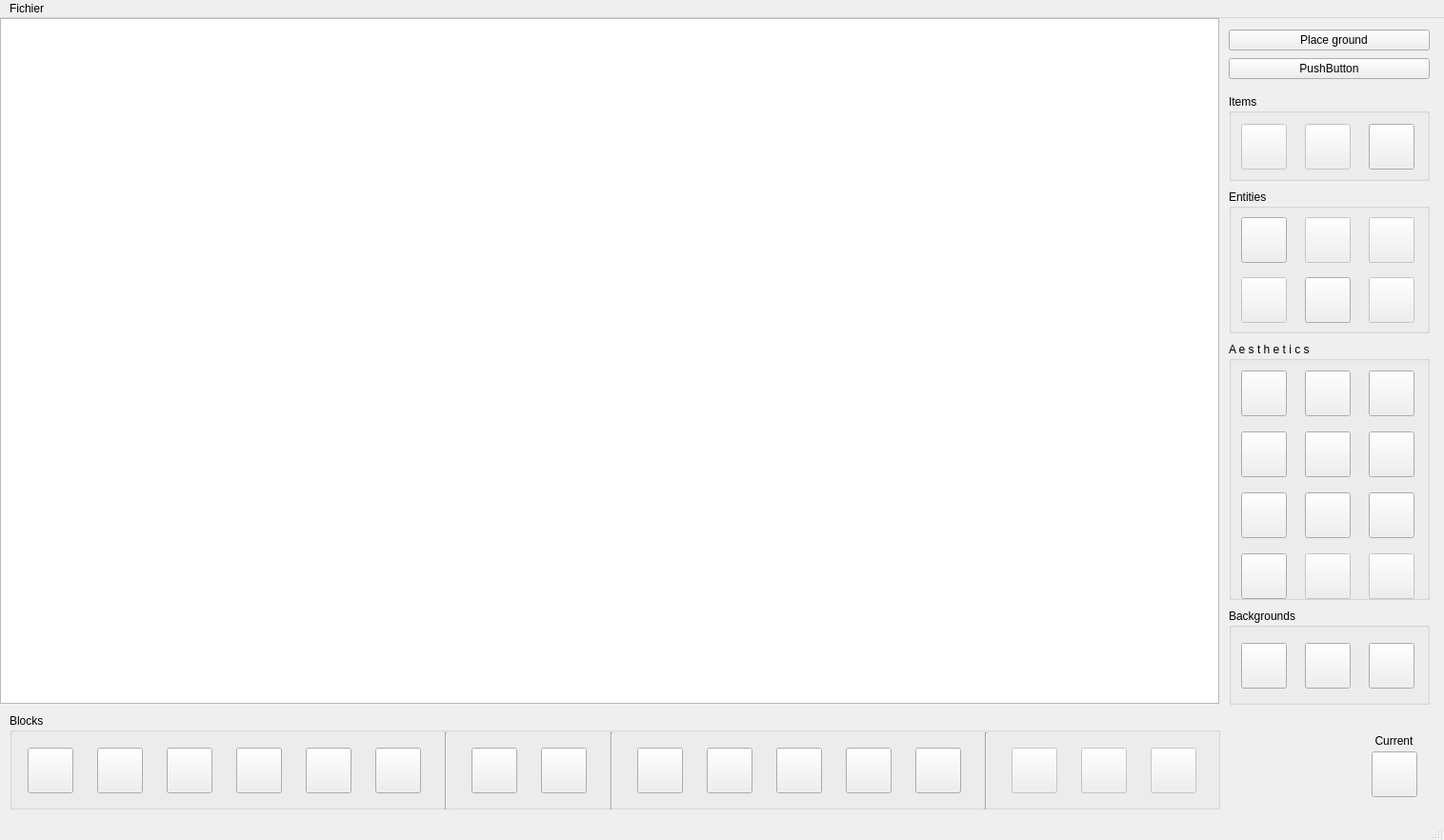
<?xml version="1.0" encoding="UTF-8"?>
<ui version="4.0">
 <class>MapBuilderWindow</class>
 <widget class="QMainWindow" name="MapBuilderWindow">
  <property name="geometry">
   <rect>
    <x>0</x>
    <y>0</y>
    <width>1516</width>
    <height>882</height>
   </rect>
  </property>
  <property name="windowTitle">
   <string>MainWindow</string>
  </property>
  <widget class="QWidget" name="centralwidget">
   <widget class="QGraphicsView" name="graphicsView">
    <property name="geometry">
     <rect>
      <x>0</x>
      <y>0</y>
      <width>1280</width>
      <height>720</height>
     </rect>
    </property>
   </widget>
   <widget class="QGroupBox" name="groupBox">
    <property name="geometry">
     <rect>
      <x>10</x>
      <y>730</y>
      <width>1271</width>
      <height>101</height>
     </rect>
    </property>
    <property name="title">
     <string>Blocks</string>
    </property>
    <widget class="QWidget" name="layoutWidget">
     <property name="geometry">
      <rect>
       <x>0</x>
       <y>20</y>
       <width>1271</width>
       <height>81</height>
      </rect>
     </property>
     <layout class="QHBoxLayout" name="buttonsContainer">
      <item>
       <widget class="QPushButton" name="pGrassPlatformBtn">
        <property name="minimumSize">
         <size>
          <width>48</width>
          <height>48</height>
         </size>
        </property>
        <property name="maximumSize">
         <size>
          <width>48</width>
          <height>48</height>
         </size>
        </property>
        <property name="text">
         <string/>
        </property>
        <property name="icon">
         <iconset resource="ressources.qrc">
          <normaloff>:/tiles/ressources/Tiles/grass.png</normaloff>:/tiles/ressources/Tiles/grass.png</iconset>
        </property>
        <property name="iconSize">
         <size>
          <width>48</width>
          <height>48</height>
         </size>
        </property>
        <property name="checkable">
         <bool>false</bool>
        </property>
       </widget>
      </item>
      <item>
       <widget class="QPushButton" name="pSandPlatformBtn">
        <property name="minimumSize">
         <size>
          <width>48</width>
          <height>48</height>
         </size>
        </property>
        <property name="maximumSize">
         <size>
          <width>48</width>
          <height>48</height>
         </size>
        </property>
        <property name="text">
         <string/>
        </property>
        <property name="icon">
         <iconset resource="ressources.qrc">
          <normaloff>:/tiles/ressources/Tiles/sand.png</normaloff>:/tiles/ressources/Tiles/sand.png</iconset>
        </property>
        <property name="iconSize">
         <size>
          <width>48</width>
          <height>48</height>
         </size>
        </property>
        <property name="checkable">
         <bool>false</bool>
        </property>
       </widget>
      </item>
      <item>
       <widget class="QPushButton" name="pSnowPlatformBtn">
        <property name="minimumSize">
         <size>
          <width>48</width>
          <height>48</height>
         </size>
        </property>
        <property name="maximumSize">
         <size>
          <width>48</width>
          <height>48</height>
         </size>
        </property>
        <property name="text">
         <string/>
        </property>
        <property name="icon">
         <iconset resource="ressources.qrc">
          <normaloff>:/tiles/ressources/Tiles/snow.png</normaloff>:/tiles/ressources/Tiles/snow.png</iconset>
        </property>
        <property name="iconSize">
         <size>
          <width>48</width>
          <height>48</height>
         </size>
        </property>
        <property name="checkable">
         <bool>false</bool>
        </property>
       </widget>
      </item>
      <item>
       <widget class="QPushButton" name="pDirtPlatformBtn">
        <property name="minimumSize">
         <size>
          <width>48</width>
          <height>48</height>
         </size>
        </property>
        <property name="maximumSize">
         <size>
          <width>48</width>
          <height>48</height>
         </size>
        </property>
        <property name="text">
         <string/>
        </property>
        <property name="icon">
         <iconset resource="ressources.qrc">
          <normaloff>:/tiles/ressources/Tiles/dirt.png</normaloff>:/tiles/ressources/Tiles/dirt.png</iconset>
        </property>
        <property name="iconSize">
         <size>
          <width>48</width>
          <height>48</height>
         </size>
        </property>
        <property name="checkable">
         <bool>false</bool>
        </property>
       </widget>
      </item>
      <item>
       <widget class="QPushButton" name="pStonePlatformBtn">
        <property name="minimumSize">
         <size>
          <width>48</width>
          <height>48</height>
         </size>
        </property>
        <property name="maximumSize">
         <size>
          <width>48</width>
          <height>48</height>
         </size>
        </property>
        <property name="text">
         <string/>
        </property>
        <property name="icon">
         <iconset resource="ressources.qrc">
          <normaloff>:/tiles/ressources/Tiles/stone.png</normaloff>:/tiles/ressources/Tiles/stone.png</iconset>
        </property>
        <property name="iconSize">
         <size>
          <width>48</width>
          <height>48</height>
         </size>
        </property>
        <property name="checkable">
         <bool>false</bool>
        </property>
       </widget>
      </item>
      <item>
       <widget class="QPushButton" name="pCastlePlatformBtn">
        <property name="minimumSize">
         <size>
          <width>48</width>
          <height>48</height>
         </size>
        </property>
        <property name="maximumSize">
         <size>
          <width>48</width>
          <height>48</height>
         </size>
        </property>
        <property name="text">
         <string/>
        </property>
        <property name="icon">
         <iconset resource="ressources.qrc">
          <normaloff>:/tiles/ressources/Tiles/castle.png</normaloff>:/tiles/ressources/Tiles/castle.png</iconset>
        </property>
        <property name="iconSize">
         <size>
          <width>48</width>
          <height>48</height>
         </size>
        </property>
        <property name="checkable">
         <bool>false</bool>
        </property>
       </widget>
      </item>
      <item>
       <widget class="Line" name="line">
        <property name="orientation">
         <enum>Qt::Vertical</enum>
        </property>
       </widget>
      </item>
      <item>
       <widget class="QPushButton" name="tWaterBtn">
        <property name="minimumSize">
         <size>
          <width>48</width>
          <height>48</height>
         </size>
        </property>
        <property name="maximumSize">
         <size>
          <width>48</width>
          <height>48</height>
         </size>
        </property>
        <property name="text">
         <string/>
        </property>
        <property name="icon">
         <iconset resource="ressources.qrc">
          <normaloff>:/tiles/ressources/Tiles/liquidWater.png</normaloff>:/tiles/ressources/Tiles/liquidWater.png</iconset>
        </property>
        <property name="iconSize">
         <size>
          <width>48</width>
          <height>48</height>
         </size>
        </property>
        <property name="checkable">
         <bool>false</bool>
        </property>
       </widget>
      </item>
      <item>
       <widget class="QPushButton" name="tLavaBtn">
        <property name="minimumSize">
         <size>
          <width>48</width>
          <height>48</height>
         </size>
        </property>
        <property name="maximumSize">
         <size>
          <width>48</width>
          <height>48</height>
         </size>
        </property>
        <property name="text">
         <string/>
        </property>
        <property name="icon">
         <iconset resource="ressources.qrc">
          <normaloff>:/tiles/ressources/Tiles/liquidLava.png</normaloff>:/tiles/ressources/Tiles/liquidLava.png</iconset>
        </property>
        <property name="iconSize">
         <size>
          <width>48</width>
          <height>48</height>
         </size>
        </property>
        <property name="checkable">
         <bool>false</bool>
        </property>
       </widget>
      </item>
      <item>
       <widget class="Line" name="line_2">
        <property name="orientation">
         <enum>Qt::Vertical</enum>
        </property>
       </widget>
      </item>
      <item>
       <widget class="QPushButton" name="tBoxItemBtn">
        <property name="minimumSize">
         <size>
          <width>48</width>
          <height>48</height>
         </size>
        </property>
        <property name="maximumSize">
         <size>
          <width>48</width>
          <height>48</height>
         </size>
        </property>
        <property name="text">
         <string/>
        </property>
        <property name="icon">
         <iconset resource="ressources.qrc">
          <normaloff>:/tiles/ressources/Tiles/boxItem.png</normaloff>:/tiles/ressources/Tiles/boxItem.png</iconset>
        </property>
        <property name="iconSize">
         <size>
          <width>48</width>
          <height>48</height>
         </size>
        </property>
        <property name="checkable">
         <bool>false</bool>
        </property>
       </widget>
      </item>
      <item>
       <widget class="QPushButton" name="tBoxCoinBtn">
        <property name="minimumSize">
         <size>
          <width>48</width>
          <height>48</height>
         </size>
        </property>
        <property name="maximumSize">
         <size>
          <width>48</width>
          <height>48</height>
         </size>
        </property>
        <property name="text">
         <string/>
        </property>
        <property name="icon">
         <iconset resource="ressources.qrc">
          <normaloff>:/tiles/ressources/Tiles/boxCoin.png</normaloff>:/tiles/ressources/Tiles/boxCoin.png</iconset>
        </property>
        <property name="iconSize">
         <size>
          <width>48</width>
          <height>48</height>
         </size>
        </property>
        <property name="checkable">
         <bool>false</bool>
        </property>
       </widget>
      </item>
      <item>
       <widget class="QPushButton" name="tBoxEmptyBtn">
        <property name="minimumSize">
         <size>
          <width>48</width>
          <height>48</height>
         </size>
        </property>
        <property name="maximumSize">
         <size>
          <width>48</width>
          <height>48</height>
         </size>
        </property>
        <property name="text">
         <string/>
        </property>
        <property name="icon">
         <iconset resource="ressources.qrc">
          <normaloff>:/tiles/ressources/Tiles/boxEmpty.png</normaloff>:/tiles/ressources/Tiles/boxEmpty.png</iconset>
        </property>
        <property name="iconSize">
         <size>
          <width>48</width>
          <height>48</height>
         </size>
        </property>
        <property name="checkable">
         <bool>false</bool>
        </property>
       </widget>
      </item>
      <item>
       <widget class="QPushButton" name="tBoxBtn">
        <property name="minimumSize">
         <size>
          <width>48</width>
          <height>48</height>
         </size>
        </property>
        <property name="maximumSize">
         <size>
          <width>48</width>
          <height>48</height>
         </size>
        </property>
        <property name="text">
         <string/>
        </property>
        <property name="icon">
         <iconset resource="ressources.qrc">
          <normaloff>:/tiles/ressources/Tiles/box.png</normaloff>:/tiles/ressources/Tiles/box.png</iconset>
        </property>
        <property name="iconSize">
         <size>
          <width>48</width>
          <height>48</height>
         </size>
        </property>
        <property name="checkable">
         <bool>false</bool>
        </property>
       </widget>
      </item>
      <item>
       <widget class="QPushButton" name="tBoxAltBtn">
        <property name="minimumSize">
         <size>
          <width>48</width>
          <height>48</height>
         </size>
        </property>
        <property name="maximumSize">
         <size>
          <width>48</width>
          <height>48</height>
         </size>
        </property>
        <property name="text">
         <string/>
        </property>
        <property name="icon">
         <iconset resource="ressources.qrc">
          <normaloff>:/tiles/ressources/Tiles/boxAlt.png</normaloff>:/tiles/ressources/Tiles/boxAlt.png</iconset>
        </property>
        <property name="iconSize">
         <size>
          <width>48</width>
          <height>48</height>
         </size>
        </property>
        <property name="checkable">
         <bool>false</bool>
        </property>
       </widget>
      </item>
      <item>
       <widget class="Line" name="line_3">
        <property name="orientation">
         <enum>Qt::Vertical</enum>
        </property>
       </widget>
      </item>
      <item>
       <widget class="QPushButton" name="defaultTileBtn_36">
        <property name="enabled">
         <bool>false</bool>
        </property>
        <property name="minimumSize">
         <size>
          <width>48</width>
          <height>48</height>
         </size>
        </property>
        <property name="maximumSize">
         <size>
          <width>48</width>
          <height>48</height>
         </size>
        </property>
        <property name="text">
         <string/>
        </property>
        <property name="icon">
         <iconset resource="ressources.qrc">
          <normaloff>:/items/ressources/Items/spikes.png</normaloff>:/items/ressources/Items/spikes.png</iconset>
        </property>
        <property name="iconSize">
         <size>
          <width>48</width>
          <height>48</height>
         </size>
        </property>
        <property name="checkable">
         <bool>false</bool>
        </property>
       </widget>
      </item>
      <item>
       <widget class="QPushButton" name="defaultTileBtn_37">
        <property name="enabled">
         <bool>false</bool>
        </property>
        <property name="minimumSize">
         <size>
          <width>48</width>
          <height>48</height>
         </size>
        </property>
        <property name="maximumSize">
         <size>
          <width>48</width>
          <height>48</height>
         </size>
        </property>
        <property name="text">
         <string/>
        </property>
        <property name="icon">
         <iconset resource="ressources.qrc">
          <normaloff>:/items/ressources/Items/springboardDown.png</normaloff>:/items/ressources/Items/springboardDown.png</iconset>
        </property>
        <property name="iconSize">
         <size>
          <width>48</width>
          <height>48</height>
         </size>
        </property>
        <property name="checkable">
         <bool>false</bool>
        </property>
       </widget>
      </item>
      <item>
       <widget class="QPushButton" name="defaultTileBtn_38">
        <property name="enabled">
         <bool>false</bool>
        </property>
        <property name="minimumSize">
         <size>
          <width>48</width>
          <height>48</height>
         </size>
        </property>
        <property name="maximumSize">
         <size>
          <width>48</width>
          <height>48</height>
         </size>
        </property>
        <property name="text">
         <string/>
        </property>
        <property name="icon">
         <iconset resource="ressources.qrc">
          <normaloff>:/items/ressources/Items/switchMid.png</normaloff>:/items/ressources/Items/switchMid.png</iconset>
        </property>
        <property name="iconSize">
         <size>
          <width>48</width>
          <height>48</height>
         </size>
        </property>
        <property name="checkable">
         <bool>false</bool>
        </property>
       </widget>
      </item>
     </layout>
    </widget>
   </widget>
   <widget class="QWidget" name="layoutWidget">
    <property name="geometry">
     <rect>
      <x>1290</x>
      <y>10</y>
      <width>211</width>
      <height>58</height>
     </rect>
    </property>
    <layout class="QVBoxLayout" name="verticalLayout">
     <item>
      <widget class="QPushButton" name="placeGroundButton">
       <property name="text">
        <string>   Place ground</string>
       </property>
       <property name="icon">
        <iconset>
         <normaloff>:/images/textures/ground_brick.png</normaloff>:/images/textures/ground_brick.png</iconset>
       </property>
      </widget>
     </item>
     <item>
      <widget class="QPushButton" name="pushButton">
       <property name="text">
        <string>PushButton</string>
       </property>
      </widget>
     </item>
    </layout>
   </widget>
   <widget class="QGroupBox" name="groupBox_2">
    <property name="geometry">
     <rect>
      <x>1290</x>
      <y>80</y>
      <width>211</width>
      <height>91</height>
     </rect>
    </property>
    <property name="title">
     <string>Items</string>
    </property>
    <widget class="QWidget" name="gridLayoutWidget">
     <property name="geometry">
      <rect>
       <x>0</x>
       <y>20</y>
       <width>211</width>
       <height>71</height>
      </rect>
     </property>
     <layout class="QGridLayout" name="gridLayout">
      <item row="0" column="0">
       <widget class="QPushButton" name="iCoinBronzeBtn">
        <property name="enabled">
         <bool>false</bool>
        </property>
        <property name="minimumSize">
         <size>
          <width>48</width>
          <height>48</height>
         </size>
        </property>
        <property name="maximumSize">
         <size>
          <width>48</width>
          <height>48</height>
         </size>
        </property>
        <property name="text">
         <string/>
        </property>
        <property name="icon">
         <iconset resource="ressources.qrc">
          <normaloff>:/items/ressources/Items/coinBronze.png</normaloff>:/items/ressources/Items/coinBronze.png</iconset>
        </property>
        <property name="iconSize">
         <size>
          <width>48</width>
          <height>48</height>
         </size>
        </property>
        <property name="checkable">
         <bool>false</bool>
        </property>
       </widget>
      </item>
      <item row="0" column="1">
       <widget class="QPushButton" name="iCoinSilverBtn">
        <property name="enabled">
         <bool>false</bool>
        </property>
        <property name="minimumSize">
         <size>
          <width>48</width>
          <height>48</height>
         </size>
        </property>
        <property name="maximumSize">
         <size>
          <width>48</width>
          <height>48</height>
         </size>
        </property>
        <property name="text">
         <string/>
        </property>
        <property name="icon">
         <iconset resource="ressources.qrc">
          <normaloff>:/items/ressources/Items/coinSilver.png</normaloff>:/items/ressources/Items/coinSilver.png</iconset>
        </property>
        <property name="iconSize">
         <size>
          <width>48</width>
          <height>48</height>
         </size>
        </property>
        <property name="checkable">
         <bool>false</bool>
        </property>
       </widget>
      </item>
      <item row="0" column="2">
       <widget class="QPushButton" name="iCoinGoldBtn">
        <property name="minimumSize">
         <size>
          <width>48</width>
          <height>48</height>
         </size>
        </property>
        <property name="maximumSize">
         <size>
          <width>48</width>
          <height>48</height>
         </size>
        </property>
        <property name="text">
         <string/>
        </property>
        <property name="icon">
         <iconset resource="ressources.qrc">
          <normaloff>:/items/ressources/Items/coinGold.png</normaloff>:/items/ressources/Items/coinGold.png</iconset>
        </property>
        <property name="iconSize">
         <size>
          <width>48</width>
          <height>48</height>
         </size>
        </property>
        <property name="checkable">
         <bool>false</bool>
        </property>
       </widget>
      </item>
     </layout>
    </widget>
   </widget>
   <widget class="QGroupBox" name="groupBox_3">
    <property name="geometry">
     <rect>
      <x>1290</x>
      <y>180</y>
      <width>211</width>
      <height>151</height>
     </rect>
    </property>
    <property name="title">
     <string>Entities</string>
    </property>
    <widget class="QWidget" name="gridLayoutWidget_2">
     <property name="geometry">
      <rect>
       <x>0</x>
       <y>20</y>
       <width>211</width>
       <height>131</height>
      </rect>
     </property>
     <layout class="QGridLayout" name="gridLayout_2">
      <item row="0" column="0">
       <widget class="QPushButton" name="eSlimeBtn">
        <property name="minimumSize">
         <size>
          <width>48</width>
          <height>48</height>
         </size>
        </property>
        <property name="maximumSize">
         <size>
          <width>48</width>
          <height>48</height>
         </size>
        </property>
        <property name="text">
         <string/>
        </property>
        <property name="icon">
         <iconset resource="ressources.qrc">
          <normaloff>:/enemies/ressources/Enemies/slimeWalk1.png</normaloff>:/enemies/ressources/Enemies/slimeWalk1.png</iconset>
        </property>
        <property name="iconSize">
         <size>
          <width>48</width>
          <height>48</height>
         </size>
        </property>
        <property name="checkable">
         <bool>false</bool>
        </property>
       </widget>
      </item>
      <item row="1" column="0">
       <widget class="QPushButton" name="eBlockerBtn">
        <property name="enabled">
         <bool>false</bool>
        </property>
        <property name="minimumSize">
         <size>
          <width>48</width>
          <height>48</height>
         </size>
        </property>
        <property name="maximumSize">
         <size>
          <width>48</width>
          <height>48</height>
         </size>
        </property>
        <property name="text">
         <string/>
        </property>
        <property name="icon">
         <iconset resource="ressources.qrc">
          <normaloff>:/enemies/ressources/Enemies/blockerMad.png</normaloff>:/enemies/ressources/Enemies/blockerMad.png</iconset>
        </property>
        <property name="iconSize">
         <size>
          <width>48</width>
          <height>48</height>
         </size>
        </property>
        <property name="checkable">
         <bool>false</bool>
        </property>
       </widget>
      </item>
      <item row="0" column="1">
       <widget class="QPushButton" name="eFlyBtn">
        <property name="enabled">
         <bool>false</bool>
        </property>
        <property name="minimumSize">
         <size>
          <width>48</width>
          <height>48</height>
         </size>
        </property>
        <property name="maximumSize">
         <size>
          <width>48</width>
          <height>48</height>
         </size>
        </property>
        <property name="text">
         <string/>
        </property>
        <property name="icon">
         <iconset resource="ressources.qrc">
          <normaloff>:/enemies/ressources/Enemies/flyFly1.png</normaloff>:/enemies/ressources/Enemies/flyFly1.png</iconset>
        </property>
        <property name="iconSize">
         <size>
          <width>48</width>
          <height>48</height>
         </size>
        </property>
        <property name="checkable">
         <bool>false</bool>
        </property>
       </widget>
      </item>
      <item row="0" column="2">
       <widget class="QPushButton" name="eSnailBtn">
        <property name="enabled">
         <bool>false</bool>
        </property>
        <property name="minimumSize">
         <size>
          <width>48</width>
          <height>48</height>
         </size>
        </property>
        <property name="maximumSize">
         <size>
          <width>48</width>
          <height>48</height>
         </size>
        </property>
        <property name="text">
         <string/>
        </property>
        <property name="icon">
         <iconset resource="ressources.qrc">
          <normaloff>:/enemies/ressources/Enemies/snailWalk1.png</normaloff>:/enemies/ressources/Enemies/snailWalk1.png</iconset>
        </property>
        <property name="iconSize">
         <size>
          <width>48</width>
          <height>48</height>
         </size>
        </property>
        <property name="checkable">
         <bool>false</bool>
        </property>
       </widget>
      </item>
      <item row="1" column="1">
       <widget class="QPushButton" name="ePokerBtn">
        <property name="enabled">
         <bool>true</bool>
        </property>
        <property name="minimumSize">
         <size>
          <width>48</width>
          <height>48</height>
         </size>
        </property>
        <property name="maximumSize">
         <size>
          <width>48</width>
          <height>48</height>
         </size>
        </property>
        <property name="text">
         <string/>
        </property>
        <property name="icon">
         <iconset resource="ressources.qrc">
          <normaloff>:/enemies/ressources/Enemies/pokerMad.png</normaloff>:/enemies/ressources/Enemies/pokerMad.png</iconset>
        </property>
        <property name="iconSize">
         <size>
          <width>48</width>
          <height>48</height>
         </size>
        </property>
        <property name="checkable">
         <bool>false</bool>
        </property>
       </widget>
      </item>
      <item row="1" column="2">
       <widget class="QPushButton" name="eFishBtn">
        <property name="enabled">
         <bool>false</bool>
        </property>
        <property name="minimumSize">
         <size>
          <width>48</width>
          <height>48</height>
         </size>
        </property>
        <property name="maximumSize">
         <size>
          <width>48</width>
          <height>48</height>
         </size>
        </property>
        <property name="text">
         <string/>
        </property>
        <property name="icon">
         <iconset resource="ressources.qrc">
          <normaloff>:/enemies/ressources/Enemies/fishSwim2.png</normaloff>:/enemies/ressources/Enemies/fishSwim2.png</iconset>
        </property>
        <property name="iconSize">
         <size>
          <width>48</width>
          <height>48</height>
         </size>
        </property>
        <property name="checkable">
         <bool>false</bool>
        </property>
       </widget>
      </item>
     </layout>
    </widget>
   </widget>
   <widget class="QGroupBox" name="groupBox_4">
    <property name="geometry">
     <rect>
      <x>1290</x>
      <y>340</y>
      <width>211</width>
      <height>271</height>
     </rect>
    </property>
    <property name="title">
     <string>A e s t h e t i c s</string>
    </property>
    <widget class="QWidget" name="gridLayoutWidget_3">
     <property name="geometry">
      <rect>
       <x>0</x>
       <y>20</y>
       <width>211</width>
       <height>261</height>
      </rect>
     </property>
     <layout class="QGridLayout" name="gridLayout_3">
      <item row="0" column="2">
       <widget class="QPushButton" name="dSignRightBtn">
        <property name="minimumSize">
         <size>
          <width>48</width>
          <height>48</height>
         </size>
        </property>
        <property name="maximumSize">
         <size>
          <width>48</width>
          <height>48</height>
         </size>
        </property>
        <property name="text">
         <string/>
        </property>
        <property name="icon">
         <iconset resource="ressources.qrc">
          <normaloff>:/tiles/ressources/Tiles/signRight.png</normaloff>:/tiles/ressources/Tiles/signRight.png</iconset>
        </property>
        <property name="iconSize">
         <size>
          <width>48</width>
          <height>48</height>
         </size>
        </property>
        <property name="checkable">
         <bool>false</bool>
        </property>
       </widget>
      </item>
      <item row="1" column="2">
       <widget class="QPushButton" name="dRockBtn">
        <property name="minimumSize">
         <size>
          <width>48</width>
          <height>48</height>
         </size>
        </property>
        <property name="maximumSize">
         <size>
          <width>48</width>
          <height>48</height>
         </size>
        </property>
        <property name="text">
         <string/>
        </property>
        <property name="icon">
         <iconset resource="ressources.qrc">
          <normaloff>:/items/ressources/Items/rock.png</normaloff>:/items/ressources/Items/rock.png</iconset>
        </property>
        <property name="iconSize">
         <size>
          <width>48</width>
          <height>48</height>
         </size>
        </property>
        <property name="checkable">
         <bool>false</bool>
        </property>
       </widget>
      </item>
      <item row="2" column="2">
       <widget class="QPushButton" name="dCactusBtn">
        <property name="minimumSize">
         <size>
          <width>48</width>
          <height>48</height>
         </size>
        </property>
        <property name="maximumSize">
         <size>
          <width>48</width>
          <height>48</height>
         </size>
        </property>
        <property name="text">
         <string/>
        </property>
        <property name="icon">
         <iconset resource="ressources.qrc">
          <normaloff>:/items/ressources/Items/cactus.png</normaloff>:/items/ressources/Items/cactus.png</iconset>
        </property>
        <property name="iconSize">
         <size>
          <width>48</width>
          <height>48</height>
         </size>
        </property>
        <property name="checkable">
         <bool>false</bool>
        </property>
       </widget>
      </item>
      <item row="1" column="0">
       <widget class="QPushButton" name="dBushBtn">
        <property name="minimumSize">
         <size>
          <width>48</width>
          <height>48</height>
         </size>
        </property>
        <property name="maximumSize">
         <size>
          <width>48</width>
          <height>48</height>
         </size>
        </property>
        <property name="text">
         <string/>
        </property>
        <property name="icon">
         <iconset resource="ressources.qrc">
          <normaloff>:/items/ressources/Items/bush.png</normaloff>:/items/ressources/Items/bush.png</iconset>
        </property>
        <property name="iconSize">
         <size>
          <width>48</width>
          <height>48</height>
         </size>
        </property>
        <property name="checkable">
         <bool>false</bool>
        </property>
       </widget>
      </item>
      <item row="1" column="1">
       <widget class="QPushButton" name="dSnowhillBtn">
        <property name="minimumSize">
         <size>
          <width>48</width>
          <height>48</height>
         </size>
        </property>
        <property name="maximumSize">
         <size>
          <width>48</width>
          <height>48</height>
         </size>
        </property>
        <property name="text">
         <string/>
        </property>
        <property name="icon">
         <iconset resource="ressources.qrc">
          <normaloff>:/items/ressources/Items/snowhill.png</normaloff>:/items/ressources/Items/snowhill.png</iconset>
        </property>
        <property name="iconSize">
         <size>
          <width>48</width>
          <height>48</height>
         </size>
        </property>
        <property name="checkable">
         <bool>false</bool>
        </property>
       </widget>
      </item>
      <item row="2" column="0">
       <widget class="QPushButton" name="dPurplePlantBtn">
        <property name="minimumSize">
         <size>
          <width>48</width>
          <height>48</height>
         </size>
        </property>
        <property name="maximumSize">
         <size>
          <width>48</width>
          <height>48</height>
         </size>
        </property>
        <property name="text">
         <string/>
        </property>
        <property name="icon">
         <iconset resource="ressources.qrc">
          <normaloff>:/items/ressources/Items/plantPurple.png</normaloff>:/items/ressources/Items/plantPurple.png</iconset>
        </property>
        <property name="iconSize">
         <size>
          <width>48</width>
          <height>48</height>
         </size>
        </property>
        <property name="checkable">
         <bool>false</bool>
        </property>
       </widget>
      </item>
      <item row="2" column="1">
       <widget class="QPushButton" name="dPlantBtn">
        <property name="minimumSize">
         <size>
          <width>48</width>
          <height>48</height>
         </size>
        </property>
        <property name="maximumSize">
         <size>
          <width>48</width>
          <height>48</height>
         </size>
        </property>
        <property name="text">
         <string/>
        </property>
        <property name="icon">
         <iconset resource="ressources.qrc">
          <normaloff>:/items/ressources/Items/plant.png</normaloff>:/items/ressources/Items/plant.png</iconset>
        </property>
        <property name="iconSize">
         <size>
          <width>48</width>
          <height>48</height>
         </size>
        </property>
        <property name="checkable">
         <bool>false</bool>
        </property>
       </widget>
      </item>
      <item row="0" column="0">
       <widget class="QPushButton" name="dSignExitBtn">
        <property name="minimumSize">
         <size>
          <width>48</width>
          <height>48</height>
         </size>
        </property>
        <property name="maximumSize">
         <size>
          <width>48</width>
          <height>48</height>
         </size>
        </property>
        <property name="text">
         <string/>
        </property>
        <property name="icon">
         <iconset resource="ressources.qrc">
          <normaloff>:/tiles/ressources/Tiles/signExit.png</normaloff>:/tiles/ressources/Tiles/signExit.png</iconset>
        </property>
        <property name="iconSize">
         <size>
          <width>48</width>
          <height>48</height>
         </size>
        </property>
        <property name="checkable">
         <bool>false</bool>
        </property>
       </widget>
      </item>
      <item row="0" column="1">
       <widget class="QPushButton" name="dSignLeftBtn">
        <property name="minimumSize">
         <size>
          <width>48</width>
          <height>48</height>
         </size>
        </property>
        <property name="maximumSize">
         <size>
          <width>48</width>
          <height>48</height>
         </size>
        </property>
        <property name="text">
         <string/>
        </property>
        <property name="icon">
         <iconset resource="ressources.qrc">
          <normaloff>:/tiles/ressources/Tiles/signLeft.png</normaloff>:/tiles/ressources/Tiles/signLeft.png</iconset>
        </property>
        <property name="iconSize">
         <size>
          <width>48</width>
          <height>48</height>
         </size>
        </property>
        <property name="checkable">
         <bool>false</bool>
        </property>
       </widget>
      </item>
      <item row="3" column="0">
       <widget class="QPushButton" name="dCloudBtn">
        <property name="minimumSize">
         <size>
          <width>48</width>
          <height>48</height>
         </size>
        </property>
        <property name="maximumSize">
         <size>
          <width>48</width>
          <height>48</height>
         </size>
        </property>
        <property name="text">
         <string/>
        </property>
        <property name="icon">
         <iconset resource="ressources.qrc">
          <normaloff>:/items/ressources/Items/cloud1.png</normaloff>:/items/ressources/Items/cloud1.png</iconset>
        </property>
        <property name="iconSize">
         <size>
          <width>48</width>
          <height>48</height>
         </size>
        </property>
        <property name="checkable">
         <bool>false</bool>
        </property>
       </widget>
      </item>
      <item row="3" column="1">
       <widget class="QPushButton" name="dBushBtn_3">
        <property name="enabled">
         <bool>false</bool>
        </property>
        <property name="minimumSize">
         <size>
          <width>48</width>
          <height>48</height>
         </size>
        </property>
        <property name="maximumSize">
         <size>
          <width>48</width>
          <height>48</height>
         </size>
        </property>
        <property name="text">
         <string/>
        </property>
        <property name="iconSize">
         <size>
          <width>48</width>
          <height>48</height>
         </size>
        </property>
        <property name="checkable">
         <bool>false</bool>
        </property>
       </widget>
      </item>
      <item row="3" column="2">
       <widget class="QPushButton" name="dBushBtn_4">
        <property name="enabled">
         <bool>false</bool>
        </property>
        <property name="minimumSize">
         <size>
          <width>48</width>
          <height>48</height>
         </size>
        </property>
        <property name="maximumSize">
         <size>
          <width>48</width>
          <height>48</height>
         </size>
        </property>
        <property name="text">
         <string/>
        </property>
        <property name="iconSize">
         <size>
          <width>48</width>
          <height>48</height>
         </size>
        </property>
        <property name="checkable">
         <bool>false</bool>
        </property>
       </widget>
      </item>
     </layout>
    </widget>
   </widget>
   <widget class="QPushButton" name="currentRBDisplay">
    <property name="enabled">
     <bool>true</bool>
    </property>
    <property name="geometry">
     <rect>
      <x>1440</x>
      <y>770</y>
      <width>48</width>
      <height>48</height>
     </rect>
    </property>
    <property name="minimumSize">
     <size>
      <width>48</width>
      <height>48</height>
     </size>
    </property>
    <property name="maximumSize">
     <size>
      <width>48</width>
      <height>48</height>
     </size>
    </property>
    <property name="text">
     <string/>
    </property>
    <property name="iconSize">
     <size>
      <width>48</width>
      <height>48</height>
     </size>
    </property>
    <property name="checkable">
     <bool>false</bool>
    </property>
   </widget>
   <widget class="QLabel" name="label">
    <property name="geometry">
     <rect>
      <x>1430</x>
      <y>750</y>
      <width>67</width>
      <height>17</height>
     </rect>
    </property>
    <property name="text">
     <string>Current</string>
    </property>
    <property name="alignment">
     <set>Qt::AlignCenter</set>
    </property>
   </widget>
   <widget class="QGroupBox" name="groupBox_5">
    <property name="geometry">
     <rect>
      <x>1290</x>
      <y>620</y>
      <width>211</width>
      <height>101</height>
     </rect>
    </property>
    <property name="title">
     <string>Backgrounds</string>
    </property>
    <widget class="QWidget" name="gridLayoutWidget_4">
     <property name="geometry">
      <rect>
       <x>0</x>
       <y>20</y>
       <width>211</width>
       <height>81</height>
      </rect>
     </property>
     <layout class="QGridLayout" name="gridLayout_4">
      <item row="0" column="0">
       <widget class="QPushButton" name="bgSkyBtn">
        <property name="minimumSize">
         <size>
          <width>48</width>
          <height>48</height>
         </size>
        </property>
        <property name="maximumSize">
         <size>
          <width>48</width>
          <height>48</height>
         </size>
        </property>
        <property name="text">
         <string/>
        </property>
        <property name="icon">
         <iconset resource="ressources.qrc">
          <normaloff>:/tiles/ressources/bg.png</normaloff>:/tiles/ressources/bg.png</iconset>
        </property>
        <property name="iconSize">
         <size>
          <width>48</width>
          <height>48</height>
         </size>
        </property>
        <property name="checkable">
         <bool>false</bool>
        </property>
       </widget>
      </item>
      <item row="0" column="1">
       <widget class="QPushButton" name="bgCastleBtn">
        <property name="minimumSize">
         <size>
          <width>48</width>
          <height>48</height>
         </size>
        </property>
        <property name="maximumSize">
         <size>
          <width>48</width>
          <height>48</height>
         </size>
        </property>
        <property name="text">
         <string/>
        </property>
        <property name="icon">
         <iconset resource="ressources.qrc">
          <normaloff>:/tiles/ressources/bg_castle.png</normaloff>:/tiles/ressources/bg_castle.png</iconset>
        </property>
        <property name="iconSize">
         <size>
          <width>48</width>
          <height>48</height>
         </size>
        </property>
        <property name="checkable">
         <bool>false</bool>
        </property>
       </widget>
      </item>
      <item row="0" column="2">
       <widget class="QPushButton" name="bgEmptyBtn">
        <property name="minimumSize">
         <size>
          <width>48</width>
          <height>48</height>
         </size>
        </property>
        <property name="maximumSize">
         <size>
          <width>48</width>
          <height>48</height>
         </size>
        </property>
        <property name="text">
         <string/>
        </property>
        <property name="iconSize">
         <size>
          <width>48</width>
          <height>48</height>
         </size>
        </property>
        <property name="checkable">
         <bool>false</bool>
        </property>
       </widget>
      </item>
     </layout>
    </widget>
   </widget>
  </widget>
  <widget class="QMenuBar" name="menubar">
   <property name="geometry">
    <rect>
     <x>0</x>
     <y>0</y>
     <width>1516</width>
     <height>22</height>
    </rect>
   </property>
   <widget class="QMenu" name="menuFichier">
    <property name="title">
     <string>Fichier</string>
    </property>
    <addaction name="actionNouveau_niveau"/>
    <addaction name="actionCharger_un_niveau"/>
    <addaction name="actionSauvegarder_le_niveau"/>
   </widget>
   <addaction name="menuFichier"/>
  </widget>
  <widget class="QStatusBar" name="statusbar"/>
  <action name="actionNouveau_niveau">
   <property name="text">
    <string>Nouveau niveau</string>
   </property>
  </action>
  <action name="actionCharger_un_niveau">
   <property name="text">
    <string>Charger un niveau</string>
   </property>
  </action>
  <action name="actionSauvegarder_le_niveau">
   <property name="text">
    <string>Sauvegarder le niveau</string>
   </property>
  </action>
 </widget>
 <resources>
  <include location="ressources.qrc"/>
 </resources>
 <connections/>
</ui>
